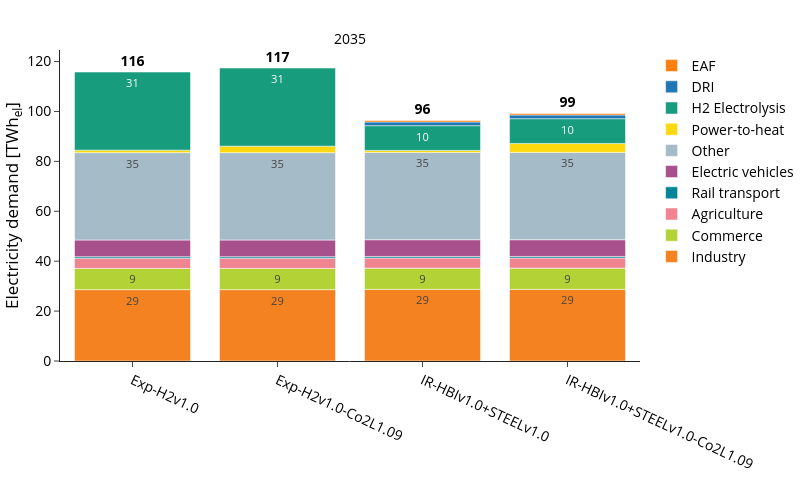

The code cell stored with this chart in its notebook:
### Code cell
fig_name = "electricity_demand_TWh"
fig = px.bar(
    demand_df, 
    **fig_kwargs,
    color_discrete_map=colors["electricity"],
    category_orders={
        "variable":list(colors["electricity"].keys()),
        "scen": scen_order
        },
    labels={"value":"Electricity demand [TWh<sub>el</sub>]","year":"",
            "variable":"", 
            "scen":""},
)
fig.update_layout(legend_traceorder="reversed",)
update_layout(fig)

# Add totals using the reusable function
fig = add_totals_to_plot(fig, demand_sum_df)

print("Totals per scenario and year:", demand_sum_df)
fig.show()
save_plotly_fig(demand_df, fig, sdir, f"{idx_group_name}_{fig_name}")

### Figure 1 — Plotly figure (JSON) as saved in the notebook; plotly's stock layout.template omitted (floating-point values rounded to 4 significant figures)
{"data": [{"hovertemplate": "=%{x}<br>Electricity demand [TWh<sub>el</sub>]=%{text}<extra></extra>", "legendgroup": "Industry", "marker": {"color": "#f58220", "pattern": {"shape": ""}}, "name": "Industry", "orientation": "v", "showlegend": true, "text": [28.6, 28.6, 28.7, 28.7], "textangle": 0, "textposition": "inside", "texttemplate": "%{y:.0f}", "type": "bar", "x": ["Exp-H2v1.0", "Exp-H2v1.0-Co2L1.09", "IR-HBIv1.0+STEELv1.0", "IR-HBIv1.0+STEELv1.0-Co2L1.09"], "xaxis": "x", "y": [28.6, 28.6, 28.7, 28.7], "yaxis": "y"}, {"hovertemplate": "=%{x}<br>Electricity demand [TWh<sub>el</sub>]=%{text}<extra></extra>", "legendgroup": "Commerce", "marker": {"color": "#b2d235", "pattern": {"shape": ""}}, "name": "Commerce", "orientation": "v", "showlegend": true, "text": [8.5, 8.5, 8.5, 8.5], "textangle": 0, "textposition": "inside", "texttemplate": "%{y:.0f}", "type": "bar", "x": ["Exp-H2v1.0", "Exp-H2v1.0-Co2L1.09", "IR-HBIv1.0+STEELv1.0", "IR-HBIv1.0+STEELv1.0-Co2L1.09"], "xaxis": "x", "y": [8.5, 8.5, 8.5, 8.5], "yaxis": "y"}, {"hovertemplate": "=%{x}<br>Electricity demand [TWh<sub>el</sub>]=%{text}<extra></extra>", "legendgroup": "Agriculture", "marker": {"color": "#f08591", "pattern": {"shape": ""}}, "name": "Agriculture", "orientation": "v", "showlegend": true, "text": [4.1, 4.1, 4.1, 4.1], "textangle": 0, "textposition": "inside", "texttemplate": "%{y:.0f}", "type": "bar", "x": ["Exp-H2v1.0", "Exp-H2v1.0-Co2L1.09", "IR-HBIv1.0+STEELv1.0", "IR-HBIv1.0+STEELv1.0-Co2L1.09"], "xaxis": "x", "y": [4.1, 4.1, 4.1, 4.1], "yaxis": "y"}, {"hovertemplate": "=%{x}<br>Electricity demand [TWh<sub>el</sub>]=%{text}<extra></extra>", "legendgroup": "Rail transport", "marker": {"color": "#008598", "pattern": {"shape": ""}}, "name": "Rail transport", "orientation": "v", "showlegend": true, "text": [0.6, 0.6, 0.6, 0.6], "textangle": 0, "textposition": "inside", "texttemplate": "%{y:.0f}", "type": "bar", "x": ["Exp-H2v1.0", "Exp-H2v1.0-Co2L1.09", "IR-HBIv1.0+STEELv1.0", "IR-HBIv1.0+STEELv1.0-Co2L1.09"], "xaxis": "x", "y": [0.6, 0.6, 0.6, 0.6], "yaxis": "y"}, {"hovertemplate": "=%{x}<br>Electricity demand [TWh<sub>el</sub>]=%{text}<extra></extra>", "legendgroup": "Electric vehicles", "marker": {"color": "#a8508c", "pattern": {"shape": ""}}, "name": "Electric vehicles", "orientation": "v", "showlegend": true, "text": [6.7, 6.7, 6.7, 6.7], "textangle": 0, "textposition": "inside", "texttemplate": "%{y:.0f}", "type": "bar", "x": ["Exp-H2v1.0", "Exp-H2v1.0-Co2L1.09", "IR-HBIv1.0+STEELv1.0", "IR-HBIv1.0+STEELv1.0-Co2L1.09"], "xaxis": "x", "y": [6.7, 6.7, 6.7, 6.7], "yaxis": "y"}, {"hovertemplate": "=%{x}<br>Electricity demand [TWh<sub>el</sub>]=%{text}<extra></extra>", "legendgroup": "Other", "marker": {"color": "#a6bbc8", "pattern": {"shape": ""}}, "name": "Other", "orientation": "v", "showlegend": true, "text": [35.0, 35.0, 35.0, 35.0], "textangle": 0, "textposition": "inside", "texttemplate": "%{y:.0f}", "type": "bar", "x": ["Exp-H2v1.0", "Exp-H2v1.0-Co2L1.09", "IR-HBIv1.0+STEELv1.0", "IR-HBIv1.0+STEELv1.0-Co2L1.09"], "xaxis": "x", "y": [35.0, 35.0, 35.0, 35.0], "yaxis": "y"}, {"hovertemplate": "=%{x}<br>Electricity demand [TWh<sub>el</sub>]=%{text}<extra></extra>", "legendgroup": "Power-to-heat", "marker": {"color": "#FCD80E", "pattern": {"shape": ""}}, "name": "Power-to-heat", "orientation": "v", "showlegend": true, "text": [1.0, 2.6, 0.8, 3.6], "textangle": 0, "textposition": "inside", "texttemplate": "%{y:.0f}", "type": "bar", "x": ["Exp-H2v1.0", "Exp-H2v1.0-Co2L1.09", "IR-HBIv1.0+STEELv1.0", "IR-HBIv1.0+STEELv1.0-Co2L1.09"], "xaxis": "x", "y": [1.0, 2.6, 0.8, 3.6], "yaxis": "y"}, {"hovertemplate": "=%{x}<br>Electricity demand [TWh<sub>el</sub>]=%{text}<extra></extra>", "legendgroup": "H2 Electrolysis", "marker": {"color": "#179c7d", "pattern": {"shape": ""}}, "name": "H2 Electrolysis", "orientation": "v", "showlegend": true, "text": [31.3, 31.3, 9.9, 9.9], "textangle": 0, "textposition": "inside", "texttemplate": "%{y:.0f}", "type": "bar", "x": ["Exp-H2v1.0", "Exp-H2v1.0-Co2L1.09", "IR-HBIv1.0+STEELv1.0", "IR-HBIv1.0+STEELv1.0-Co2L1.09"], "xaxis": "x", "y": [31.3, 31.3, 9.9, 9.9], "yaxis": "y"}, {"hovertemplate": "=%{x}<br>Electricity demand [TWh<sub>el</sub>]=%{text}<extra></extra>", "legendgroup": "DRI", "marker": {"color": "#1F77B4", "pattern": {"shape": ""}}, "name": "DRI", "orientation": "v", "showlegend": true, "text": [1.5, 1.5], "textangle": 0, "textposition": "inside", "texttemplate": "%{y:.0f}", "type": "bar", "x": ["IR-HBIv1.0+STEELv1.0", "IR-HBIv1.0+STEELv1.0-Co2L1.09"], "xaxis": "x", "y": [1.5, 1.5], "yaxis": "y"}, {"hovertemplate": "=%{x}<br>Electricity demand [TWh<sub>el</sub>]=%{text}<extra></extra>", "legendgroup": "EAF", "marker": {"color": "#FF7F0E", "pattern": {"shape": ""}}, "name": "EAF", "orientation": "v", "showlegend": true, "text": [0.6, 0.6], "textangle": 0, "textposition": "inside", "texttemplate": "%{y:.0f}", "type": "bar", "x": ["IR-HBIv1.0+STEELv1.0", "IR-HBIv1.0+STEELv1.0-Co2L1.09"], "xaxis": "x", "y": [0.6, 0.6], "yaxis": "y"}, {"hoverinfo": "skip", "mode": "text", "showlegend": false, "text": ["116", "117", "96", "99"], "textfont": {"color": "black", "size": 14, "weight": "bold"}, "textposition": "top center", "type": "scatter", "x": ["Exp-H2v1.0", "Exp-H2v1.0-Co2L1.09", "IR-HBIv1.0+STEELv1.0", "IR-HBIv1.0+STEELv1.0-Co2L1.09"], "xaxis": "x", "y": [116.8, 118.4, 97.4, 100.2], "yaxis": "y"}], "layout": {"annotations": [{"font": {}, "showarrow": false, "text": "2035", "x": 0.5, "xanchor": "center", "xref": "paper", "y": 1, "yanchor": "bottom", "yref": "paper"}], "barmode": "relative", "height": 500, "legend": {"title": {"text": ""}, "tracegroupgap": 0, "traceorder": "reversed"}, "width": 800, "xaxis": {"anchor": "y", "categoryarray": ["Exp-H2v1.0", "Exp-H2v1.0-Co2L1.09", "IR-HBIv1.0+STEELv1.0", "IR-HBIv1.0+STEELv1.0-Co2L1.09"], "categoryorder": "array", "domain": [0, 1], "tickangle": 25, "title": {"text": ""}}, "yaxis": {"anchor": "x", "domain": [0, 1], "title": {"text": "Electricity demand [TWh<sub>el</sub>]"}}}}
